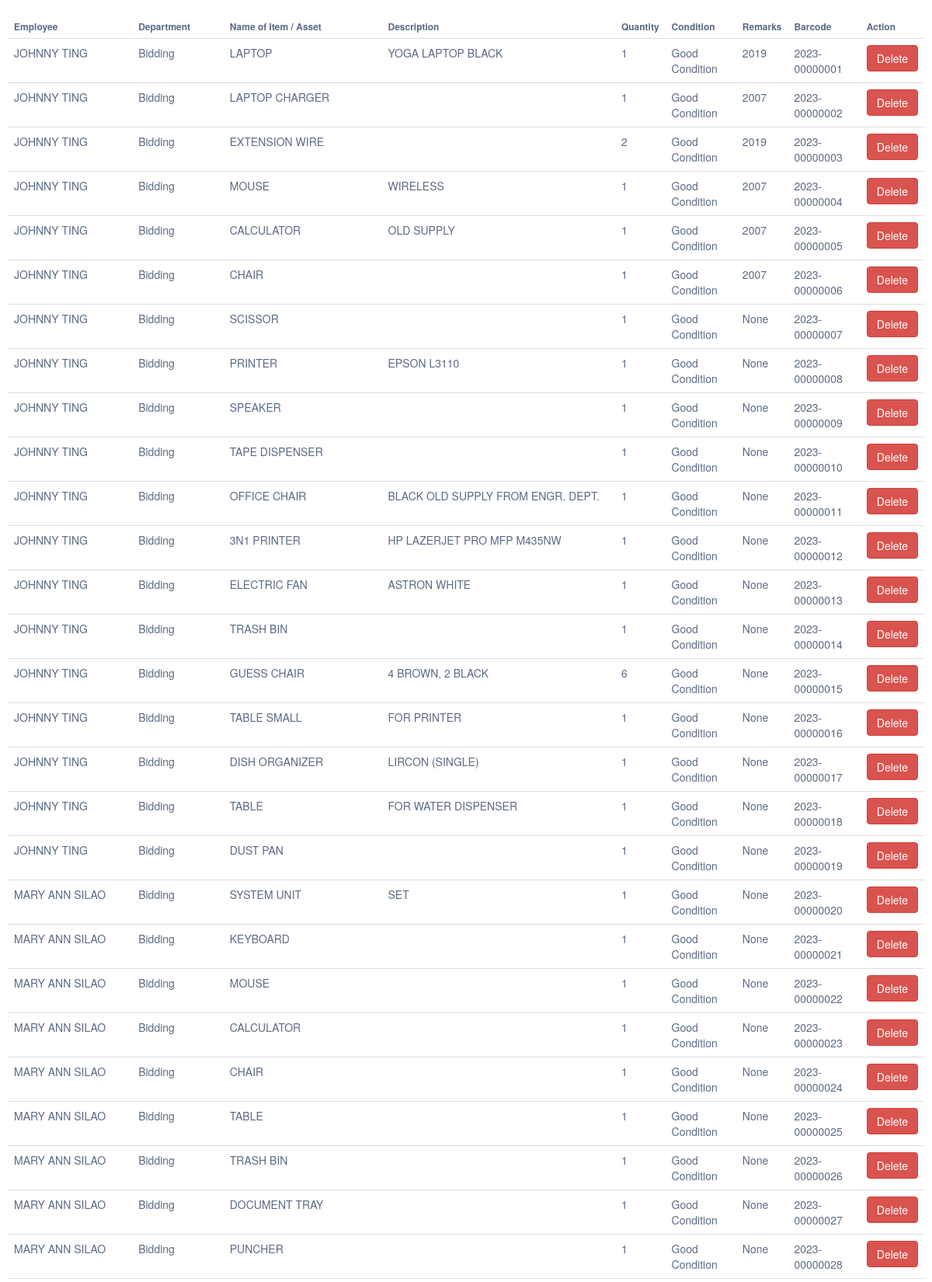
Page /dashboard/asset-overview.php (upper part) on the committed database.
### tables this page shows
CREATE TABLE `assets` (
  `id` int(11) NOT NULL,
  `employee` varchar(255) NOT NULL,
  `department` varchar(255) NOT NULL,
  `asset_name` varchar(255) NOT NULL,
  `description` text NOT NULL,
  `quantity` int(11) NOT NULL,
  `con` varchar(20) NOT NULL,
  `remarks` varchar(5) NOT NULL,
  `barcode` varchar(20) NOT NULL,
  `added_by` varchar(255) NOT NULL,
  `added_on` varchar(10) NOT NULL
);

CREATE TABLE `departments` (
  `id` int(11) NOT NULL,
  `department_code` varchar(10) NOT NULL,
  `department_name` varchar(255) NOT NULL
);

### db/conn.php (called while the page is built)
<?php
    class DBConnection {
        private $host = "localhost";
        private $user = "root";
        private $pass = "";
        private $db = "one_centro";
        protected function connect() {
            try {
                $dsn = 'mysql: host=' . $this->host . ';dbname=' . $this->db;
                $pdo = new PDO($dsn, $this->user, $this->pass);
                $pdo->setAttribute(PDO::ATTR_ERRMODE, PDO::ERRMODE_EXCEPTION);
                return $pdo;
            } catch(PDOException $e) {
                print_r($e);
            }
        }
    }
?>

### models/assets-facade.php (called while the page is built, shortened)
<?php
class AssetsFacade extends DBConnection {
    public function fetchAssets() {
        $sql = $this->connect()->prepare("SELECT * FROM assets ORDER BY 'added_date' AND 'department'");
        $sql->execute();
        return $sql;
    }
}
?>

### models/departments-facade.php (called while the page is built, shortened)
<?php
class DepartmentsFacade extends DBConnection {
    public function fetchDepartmentByCode($departmentCode) {
        $sql = $this->connect()->prepare("SELECT department_name FROM departments WHERE department_code = ?");
        $sql->execute([$departmentCode]);
        return $sql;
    }
}
?>

### dashboard/asset-overview.php (the view, shortened to what this page needs)
<?php
    include realpath(__DIR__ . '/../includes/layout/dashboard-header.php');
    include realpath(__DIR__ . '/../models/departments-facade.php');
    include realpath(__DIR__ . '/../models/assets-facade.php');
    $departmentsFacade = new DepartmentsFacade;
    $assetsFacade = new AssetsFacade;
?>
<!DOCTYPE html>
<html>
<head>
    <link rel="stylesheet" href="https://cdnjs.cloudflare.com/ajax/libs/font-awesome/4.5.0/css/font-awesome.min.css">
    <link rel="stylesheet" href="https://cdnjs.cloudflare.com/ajax/libs/twitter-bootstrap/3.3.6/css/bootstrap.min.css">
    <link rel="stylesheet" href="https://cdn.datatables.net/s/bs/jszip-2.5.0,pdfmake-0.1.18,dt-1.10.10,b-1.1.0,b-flash-1.1.0,b-html5-1.1.0,b-print-1.1.0,fh-3.1.0,sc-1.4.0/datatables.min.css">
</head>
<body>
<div class="data-table-container" style="overflow: hidden">
    <table class="table table-hover data-table">
        <thead>
            <tr>
                <th class="border-bottom-0">
                    <h6 class="fw-semibold mb-0">Employee</h6>
                </th>
                <th class="border-bottom-0">
                    <h6 class="fw-semibold mb-0">Department</h6>
                </th>
                <th class="border-bottom-0">
                    <h6 class="fw-semibold mb-0">Name of Item / Asset</h6>
                </th>
                <th class="border-bottom-0">
                    <h6 class="fw-semibold mb-0">Description</h6>
                </th>
                <th class="border-bottom-0">
                    <h6 class="fw-semibold mb-0">Quantity</h6>
                </th>
                <th class="border-bottom-0">
                    <h6 class="fw-semibold mb-0">Condition</h6>
                </th>
                <th class="border-bottom-0">
                    <h6 class="fw-semibold mb-0">Remarks</h6>
                </th>
                <th class="border-bottom-0">
                    <h6 class="fw-semibold mb-0">Barcode</h6>
                </th>
                <th class="border-bottom-0">
                    <h6 class="fw-semibold mb-0">Action</h6>
                </th>
            </tr>
        </thead>
        <tbody>
        <?php
        $fetchAssets = $assetsFacade->fetchAssets();
        while ($row = $fetchAssets->fetch(PDO::FETCH_ASSOC)) { ?>
            <tr>
                <td class="border-bottom-0">
                    <p class="mb-0 fw-normal"><?= $row["employee"]?></p>
                </td>
                <td class="border-bottom-0">
                    <?php
                    $departmentCode = $row["department"];
                    $fetchDepartmentByCode = $departmentsFacade->fetchDepartmentByCode($departmentCode);
                    while ($dept = $fetchDepartmentByCode->fetch(PDO::FETCH_ASSOC)) { ?>
                        <p class="mb-0 fw-normal"><?= $dept["department_name"]?></p>
                    <?php } ?>
                </td>
                <td class="border-bottom-0">
                    <p class="mb-0 fw-normal"><?= $row["asset_name"]?></p>
                </td>
                <td class="border-bottom-0">
                    <p class="mb-0 fw-normal"><?= $row["description"]?></p>
                </td>
                <td class="border-bottom-0">
                    <p class="mb-0 fw-normal"><?= $row["quantity"]?></p>
                </td>
                <td class="border-bottom-0">
                    <p class="mb-0 fw-normal"><?= $row["con"]?></p>
                </td>
                <td class="border-bottom-0">
                    <p class="mb-0 fw-normal"><?= $row["remarks"]?></p>
                </td>
                <td class="border-bottom-0">
                    <p class="mb-0 fw-normal"><?= $row["barcode"]?></p>
                </td>
                <td class="border-bottom-0">
                    <a href="delete-asset?asset_num=<?= $row["id"] ?>" class="btn btn-danger" onclick="return confirm('Are you sure you want to delete this asset?');">Delete</a>
                </td>
            </tr>
        <?php } ?>
        </tbody>
    </table>
</div>
</body>
</html>

### dashboard/asset-overview.php (style rules this page uses)
.data-table-container { padding: 10px; }

### rows in the picture
assets: employee "JOHNNY TING", asset_name "LAPTOP", description "YOGA LAPTOP BLACK", quantity "1", con "Good Condition", remarks "2019", barcode "2023-00000001"
departments: department_name "Bidding"
assets: employee "JOHNNY TING", asset_name "LAPTOP CHARGER", quantity "1", con "Good Condition", remarks "2007", barcode "2023-00000002"
assets: employee "JOHNNY TING", asset_name "EXTENSION WIRE", quantity "2", con "Good Condition", remarks "2019", barcode "2023-00000003"
assets: employee "JOHNNY TING", asset_name "MOUSE", description "WIRELESS", quantity "1", con "Good Condition", remarks "2007", barcode "2023-00000004"
assets: employee "JOHNNY TING", asset_name "CALCULATOR", description "OLD SUPPLY", quantity "1", con "Good Condition", remarks "2007", barcode "2023-00000005"
assets: employee "JOHNNY TING", asset_name "CHAIR", quantity "1", con "Good Condition", remarks "2007", barcode "2023-00000006"
assets: employee "JOHNNY TING", asset_name "SCISSOR", quantity "1", con "Good Condition", remarks "None", barcode "2023-00000007"
assets: employee "JOHNNY TING", asset_name "PRINTER", description "EPSON L3110", quantity "1", con "Good Condition", remarks "None", barcode "2023-00000008"
assets: employee "JOHNNY TING", asset_name "SPEAKER", quantity "1", con "Good Condition", remarks "None", barcode "2023-00000009"
assets: employee "JOHNNY TING", asset_name "TAPE DISPENSER", quantity "1", con "Good Condition", remarks "None", barcode "2023-00000010"
assets: employee "JOHNNY TING", asset_name "OFFICE CHAIR", description "BLACK OLD SUPPLY FROM ENGR. DEPT.", quantity "1", con "Good Condition", remarks "None", barcode "2023-00000011"
assets: employee "JOHNNY TING", asset_name "3N1 PRINTER", description "HP LAZERJET PRO MFP M435NW", quantity "1", con "Good Condition", remarks "None", barcode "2023-00000012"
assets: employee "JOHNNY TING", asset_name "ELECTRIC FAN", description "ASTRON WHITE", quantity "1", con "Good Condition", remarks "None", barcode "2023-00000013"
assets: employee "JOHNNY TING", asset_name "TRASH BIN", quantity "1", con "Good Condition", remarks "None", barcode "2023-00000014"
assets: employee "JOHNNY TING", asset_name "GUESS CHAIR", description "4 BROWN, 2 BLACK", quantity "6", con "Good Condition", remarks "None", barcode "2023-00000015"
assets: employee "JOHNNY TING", asset_name "TABLE SMALL", description "FOR PRINTER", quantity "1", con "Good Condition", remarks "None", barcode "2023-00000016"
assets: employee "JOHNNY TING", asset_name "DISH ORGANIZER", description "LIRCON (SINGLE)", quantity "1", con "Good Condition", remarks "None", barcode "2023-00000017"
assets: employee "JOHNNY TING", asset_name "TABLE", description "FOR WATER DISPENSER", quantity "1", con "Good Condition", remarks "None", barcode "2023-00000018"
assets: employee "JOHNNY TING", asset_name "DUST PAN", quantity "1", con "Good Condition", remarks "None", barcode "2023-00000019"
assets: employee "MARY ANN SILAO", asset_name "SYSTEM UNIT", description "SET", quantity "1", con "Good Condition", remarks "None", barcode "2023-00000020"
assets: employee "MARY ANN SILAO", asset_name "KEYBOARD", quantity "1", con "Good Condition", remarks "None", barcode "2023-00000021"
assets: employee "MARY ANN SILAO", asset_name "MOUSE", quantity "1", con "Good Condition", remarks "None", barcode "2023-00000022"
assets: employee "MARY ANN SILAO", asset_name "CALCULATOR", quantity "1", con "Good Condition", remarks "None", barcode "2023-00000023"
assets: employee "MARY ANN SILAO", asset_name "CHAIR", quantity "1", con "Good Condition", remarks "None", barcode "2023-00000024"
assets: employee "MARY ANN SILAO", asset_name "TABLE", quantity "1", con "Good Condition", remarks "None", barcode "2023-00000025"
assets: employee "MARY ANN SILAO", asset_name "TRASH BIN", quantity "1", con "Good Condition", remarks "None", barcode "2023-00000026"
assets: employee "MARY ANN SILAO", asset_name "DOCUMENT TRAY", quantity "1", con "Good Condition", remarks "None", barcode "2023-00000027"
assets: employee "MARY ANN SILAO", asset_name "PUNCHER", quantity "1", con "Good Condition", remarks "None", barcode "2023-00000028"
